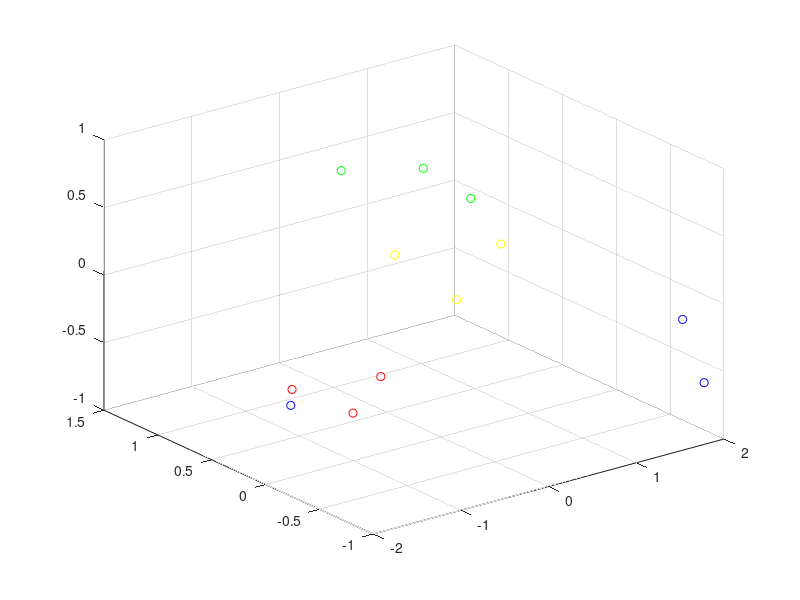

Write the MATLAB code that produced this figure.
figure
A = [-0.45854896, 0.18514803, -0.54015368;
 -1.5216851, -0.81262261, 0.91293395;
 1.2513617, 0.74202651, 0.27385414;
 -1.2495135, 0.36473748, -0.56210864;
 0.38514256, 1.2390654, 0.44980097;
 -0.71046829, 0.23787297, -0.78563893;
 -1.6216508, 0.073403589, -0.50780964;
 1.8780998, -0.91482353, -0.59303123;
 0.069618873, -0.49918193, 0.59872252;
 1.9796743, -0.63201976, -0.24594055;
 0.76412189, 0.78613299, 0.56604177;
 -0.76615161, -0.76973969, 0.43332881];
t1 = A([1,4,6],1:3);
t2 = A([2,9,12],1:3);
t3 = A([3,5,11],1:3);
t4 = A([7,8,10],1:3);

%scatter3(A(1:end,1),A(1:end,2),A(1:end,3),'r')

scatter3(t1(1:end,1),t1(1:end,2),t1(1:end,3),'r')
hold on
scatter3(t2(1:end,1),t2(1:end,2),t2(1:end,3),'y')
scatter3(t3(1:end,1),t3(1:end,2),t3(1:end,3),'g')
scatter3(t4(1:end,1),t4(1:end,2),t4(1:end,3),'b')

hold off;